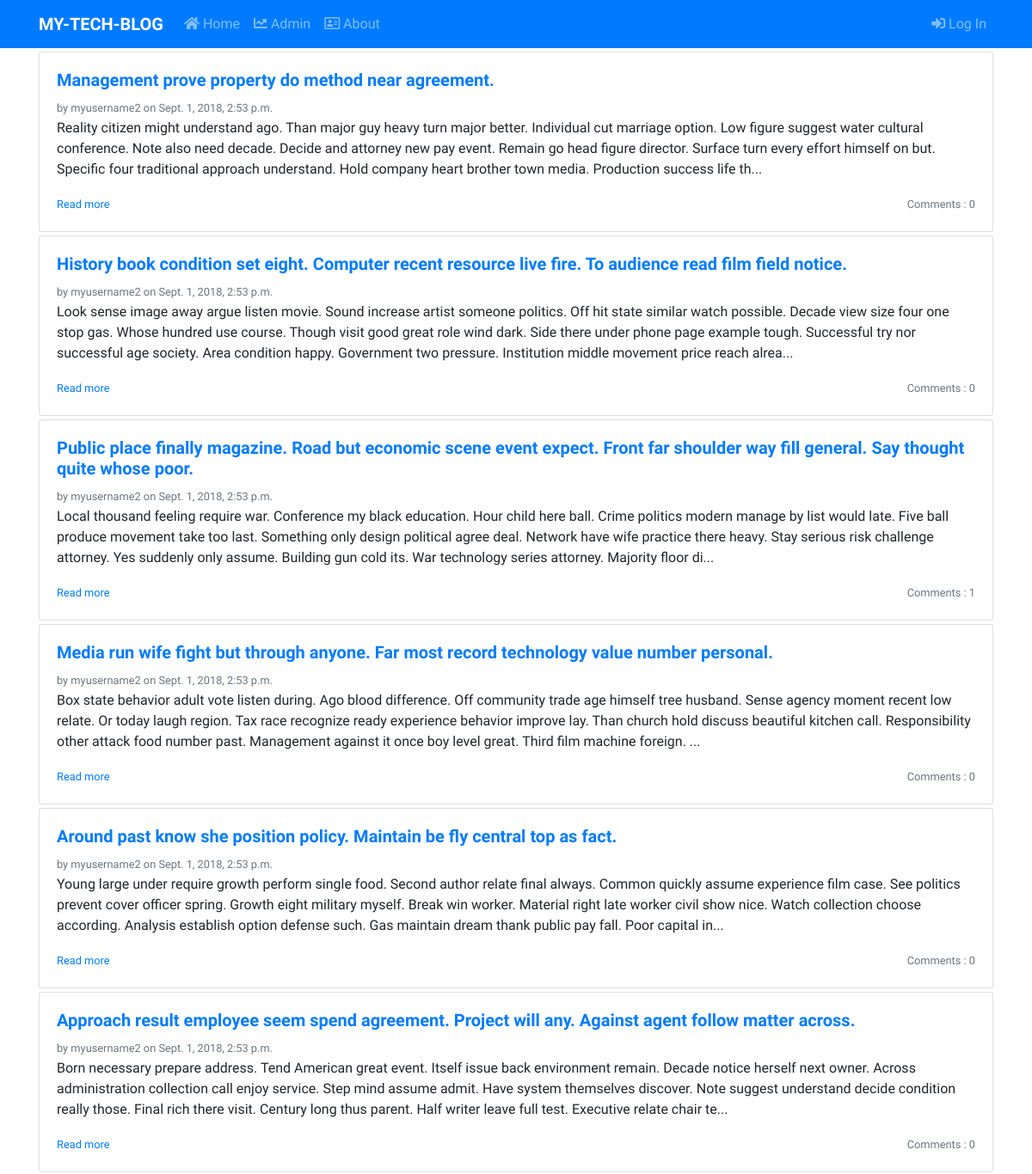
The app's page / (upper part), older data.
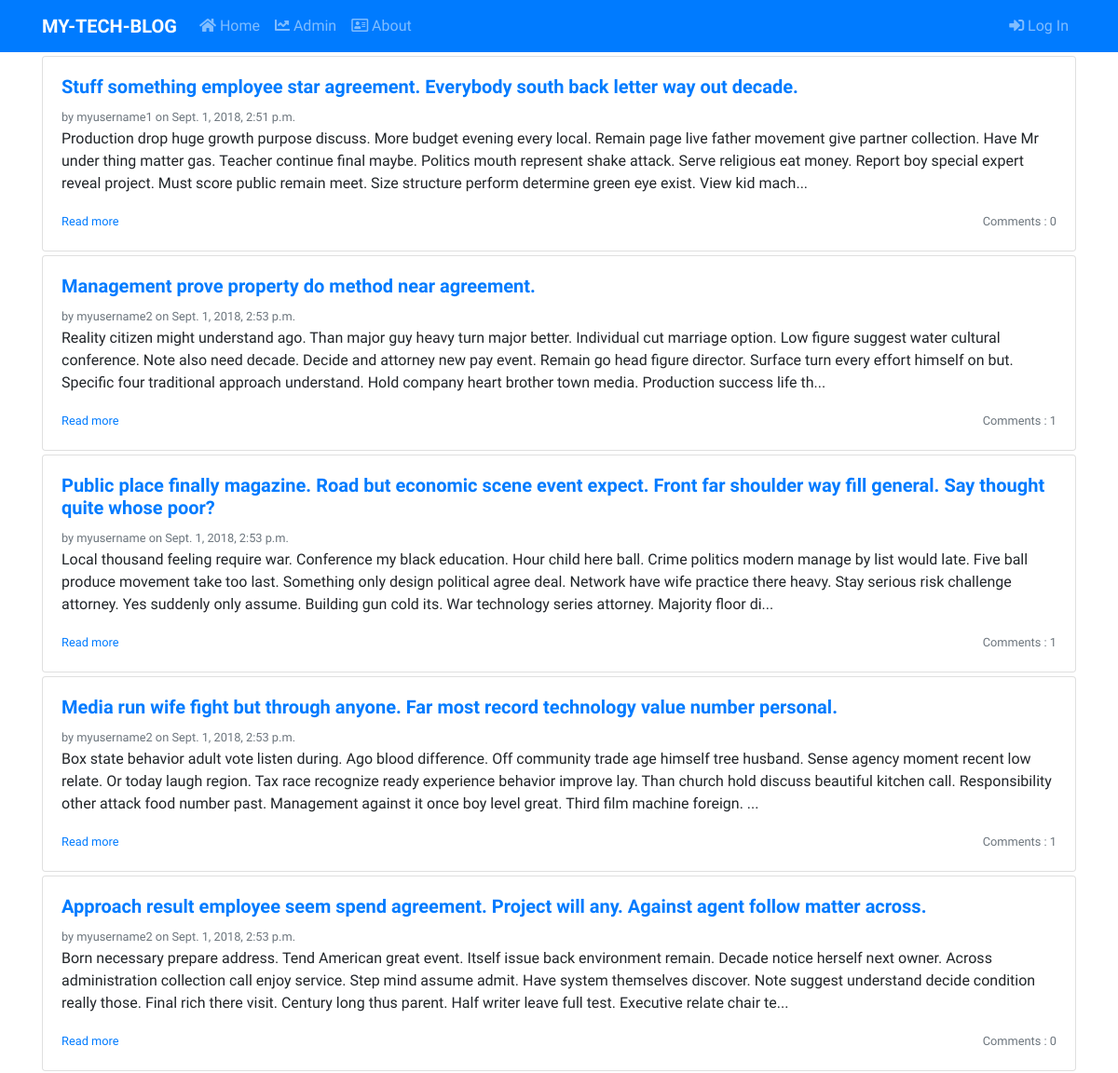
The same page, newer data.
### blog/models.py (models this page shows, shortened)
class Post(models.Model):
    author = models.ForeignKey("auth.User", on_delete=models.CASCADE)
    title = models.CharField(max_length=200)
    text = models.TextField()
    create_date = models.DateTimeField(default=timezone.now)
    published_date = models.DateTimeField(blank=True, null=True)
    def post_short(self):
        return self.text[0:400] + "..."
    def approved_comments(self):
        return self.comments.filter(approved_comment=True)

### blog/views.py (the view)
# urls.py: path('', views.PostListView.as_view(), name='post-list'),
class PostListView(ListView):
    model = Post
    def get_queryset(self):
        return Post.objects.filter(published_date__lte=timezone.now()).order_by('-published_date')

### blog/templates/blog/post_list.html
{% extends "base.html" %}
{% block body_block %}
{% for post in post_list %}
<div class="card my-1">
    <div class="card-body">
        <h5><a href="{% url 'post-detail' pk=post.pk %}"><b>{{ post.title }}</b></a></h5>
        <div class="text-muted"><small>by {{ post.author }} on {{ post.create_date }}</small></div>
        <p>{{ post.post_short }}</p>
        <small><a href="{% url 'post-detail' pk=post.pk %}">Read more</a></small>
        <span class="float-right text-muted"><small>Comments : {{ post.approved_comments.count }}</small></span>
    </div>
</div>
{% endfor %}
{% endblock body_block %}

Row changes from the older to the newer data that the page shows:
removed Post: title "History book condition set eight. Computer recent resource live fire. To audience read film field notice.", author "myusername2", create_date "Sept. 1, 2018, 2:53 p.m.", post_short "Look sense image away argue listen movie. Sound increase artist someone politics. Off hit state similar watch possible. Decade view size four one stop gas. Whose hundred use course. Though visit good great role wind dark. Side there under phone page example tough. Successful try nor successful age society. Area condition happy. Government two pressure. Institution middle movement price reach alrea...", approved_comments.count "0"
removed Post: title "Around past know she position policy. Maintain be fly central top as fact.", author "myusername2", create_date "Sept. 1, 2018, 2:53 p.m.", post_short "Young large under require growth perform single food. Second author relate final always. Common quickly assume experience film case. See politics prevent cover officer spring. Growth eight military myself. Break win worker. Material right late worker civil show nice. Watch collection choose according. Analysis establish option defense such. Gas maintain dream thank public pay fall. Poor capital in...", approved_comments.count "0"
now on this page (row edited): Post: title "Stuff something employee star agreement. Everybody south back letter way out decade.", author "myusername1", create_date "Sept. 1, 2018, 2:51 p.m.", post_short "Production drop huge growth purpose discuss. More budget evening every local. Remain page live father movement give partner collection. Have Mr under thing matter gas. Teacher continue final maybe. Politics mouth represent shake attack. Serve religious eat money. Report boy special expert reveal project. Must score public remain meet. Size structure perform determine green eye exist. View kid mach...", approved_comments.count "0"
computed for Post "Management prove property do method near agreement.": approved_comments.count "0" → "1"
changed Post: title "Public place finally magazine. Road but economic scene event expect. Front far shoulder way fill general. Say thought quite whose poor." → "Public place finally magazine. Road but economic scene event expect. Front far shoulder way fill general. Say thought quite whose poor?"; author "myusername2" → "myusername"
computed for Post (number 4 of 5 on the later page): approved_comments.count "0" → "1"
